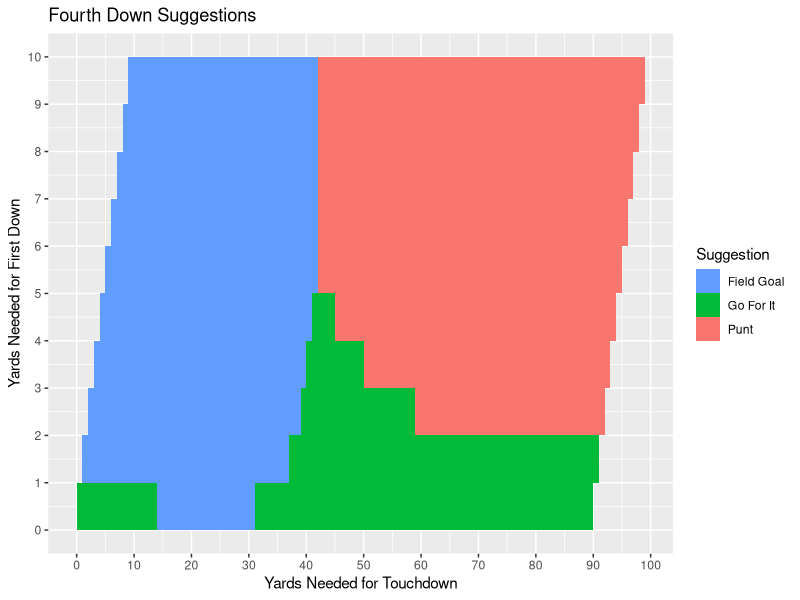

Write R code to recreate this figure.
# Make sure dplyr is installed or else the calculator will not work
library(dplyr)
library(ggplot2)
library(reshape2)

# Load in first down equation
fd_equation = function(yardline) {
  # outputs expected points on first down and 10/goal from yardline
  6.071684 + -0.09228537 * yardline + 0.0005127535 * yardline^2 + -2.21205e-06 * yardline^3
}


# calculate punts
punt_eq = function(yardline) {
  # Outputs resulting expected points after punt play for punting team
  -2.630846 + 0.122967 * yardline + -0.001934314 * yardline^2 + 6.787437e-06 * yardline^3
}


# Load in field goal equation
field_goal_eq = function(x) {
  # outputs percentage kick is a make
  # Note: yardline + 18 = x, and a miss would set the kicking team back 8 yards or to the 25, whichever is worse for kicking team
  exp(17.69459  + -0.9973467*x + 0.02175257*x^2 + -0.0001707057*x^3)/(1 + exp(17.69459  + -0.9973467*x + 0.02175257*x^2 + -0.0001707057*x^3))
}


# Load in 4th Down Equations
gfi_conversion_eq = function(ydstogo, yardline) {
  exp(0.1534778 + -0.6859447 * log(ydstogo) + 0.1693902  * log(yardline))/(1 + exp(0.1534778 + -0.6859447 * log(ydstogo) + 0.1693902 * log(yardline)))
}

gfi_success_eq = function(ydstogo, yardline) {
  # output is excess yards after first down marker
  round(1.87 + 0.347 * ydstogo + 0.0937 * yardline, 0)
}

gfi_fail_eq = function(ydstogo, yardline) {
  # output is yards short of first down
  round(0.617 + 0.968 * ydstogo + 0.0115 * yardline - 0.00149 * ydstogo * yardline, 0)
}


user_input = function() {
  valid_entry = FALSE
  while(valid_entry == FALSE) {
    fd_yds = as.integer(readline(prompt="How many yards for a first down? "))
    if(fd_yds > 0 & fd_yds < 100) {
      valid_entry = TRUE
    } else {
      message("This entry is invalid. Try again.")
    }
  }
  
  valid_entry = FALSE
  while(valid_entry == FALSE) {
    td_yds = as.integer(readline(prompt="How many yards for a touchdown? "))
    if(td_yds > 0 & td_yds < 100 & td_yds >= fd_yds & fd_yds > td_yds - 90) {
      valid_entry = TRUE
    } else {
      message("This entry is invalid. Try again.")
    }
  }
  return(c(fd_yds, td_yds))
}




master_decision = function(fd_yds, td_yds) {
  # make sure entry is possible
  if(td_yds > 0 & td_yds < 100 & td_yds >= fd_yds & fd_yds > td_yds - 90) {
    
  } else {
    return(NA)
  }
  
  punt_ep = NA
  if(td_yds >= 30) {
    punt_ep = punt_eq(td_yds)
  }
  
  fg_ep = NA
  fg_percentage = NA
  fg_make_ep = NA
  fg_miss_ep = NA
  if(td_yds <= 50) {
    fg_percentage = field_goal_eq(td_yds + 17)
    fg_make_ep = 3
    fg_miss_ep = -fd_equation(100 - (td_yds + 7))
    fg_ep = fg_make_ep * fg_percentage + fg_miss_ep * (1 - fg_percentage)
  }
  
  gfi_ep = NA
  gfi_percentage = NA
  gfi_success_ep = NA
  gfi_fail_ep = NA
  if(fd_yds < 30) {
    gfi_percentage = gfi_conversion_eq(fd_yds, td_yds)
    gfi_success_yardline = gfi_success_eq(fd_yds, td_yds) + fd_yds + td_yds
    if(gfi_success_yardline < 0) {
      gfi_success_ep = 6.94
    } else {
      gfi_success_ep = fd_equation(gfi_success_yardline)
    }
    
    gfi_fail_yardline = td_yds + fd_yds - gfi_fail_eq(fd_yds, td_yds)
    if(gfi_fail_yardline > 99) {
      gfi_fail_ep = -2
    } else {
      gfi_fail_ep = -fd_equation(100 - gfi_fail_yardline)
    }
    
    gfi_ep = gfi_success_ep * gfi_percentage + gfi_fail_ep * (1 - gfi_percentage)
  }
  
  # Output
  answer = which.max(c(punt_ep, fg_ep, gfi_ep))
  if(answer == 1){
    return("Punt")
  } else if(answer == 2) {
    return("Field Goal")
  } else {
    return("Go For It")
  }
}

# create matrix
mat = matrix(nrow = 99, ncol = 10)
# mat = outer(X = 1:nrow(mat), Y = 1:ncol(mat) , FUN = function(r, c) master(r, c))
# mat[1:5, ] = "gfi"
# mat[6:10, ] = "fg"
# mat[11:12, ] = "punt"


melt_mat = melt(mat)
colnames(melt_mat) = c("td_yds", "fd_yds", "Suggestion")

for(i in 1:nrow(melt_mat)) {
  melt_mat[i, 3] = master_decision(melt_mat[i, 2], melt_mat[i, 1])
}

melt_mat = melt_mat[!is.na(melt_mat$Suggestion), ]
melt_mat$fd_yds = melt_mat$fd_yds - 0.5
melt_mat$td_yds = melt_mat$td_yds - 0.5

ggplot(melt_mat, aes(x = td_yds, y = fd_yds, fill = Suggestion))+
  geom_tile()+
  labs(title = "Fourth Down Suggestions", x = "Yards Needed for Touchdown", y = "Yards Needed for First Down")+
  scale_fill_manual(values = c("#619cff", "#00ba38", "#f8766d"))+
  scale_x_continuous(breaks = round(seq(0, 100, by = 10),1))+
  scale_y_continuous(breaks = round(seq(0, 10, by = 1),1))
